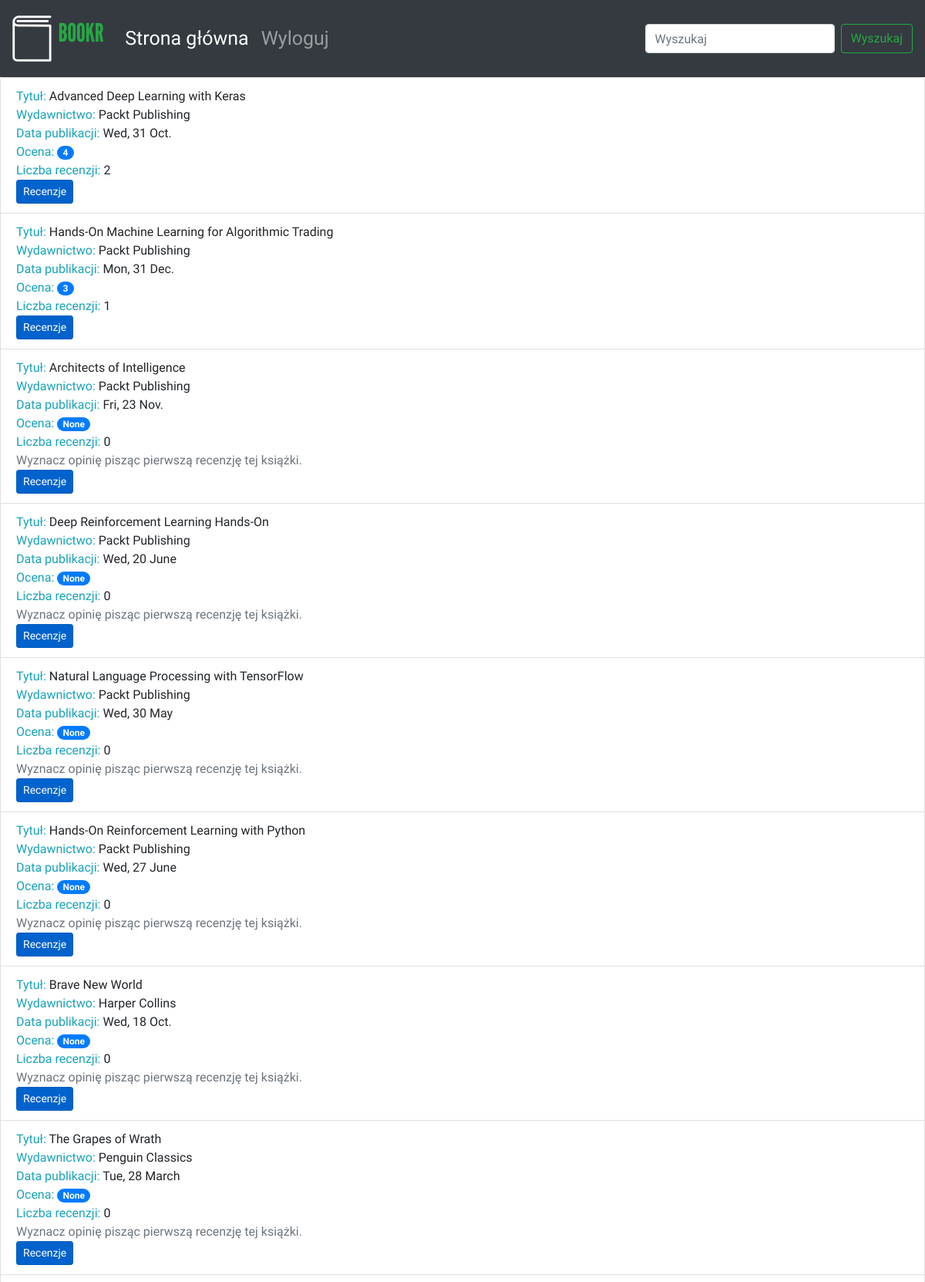
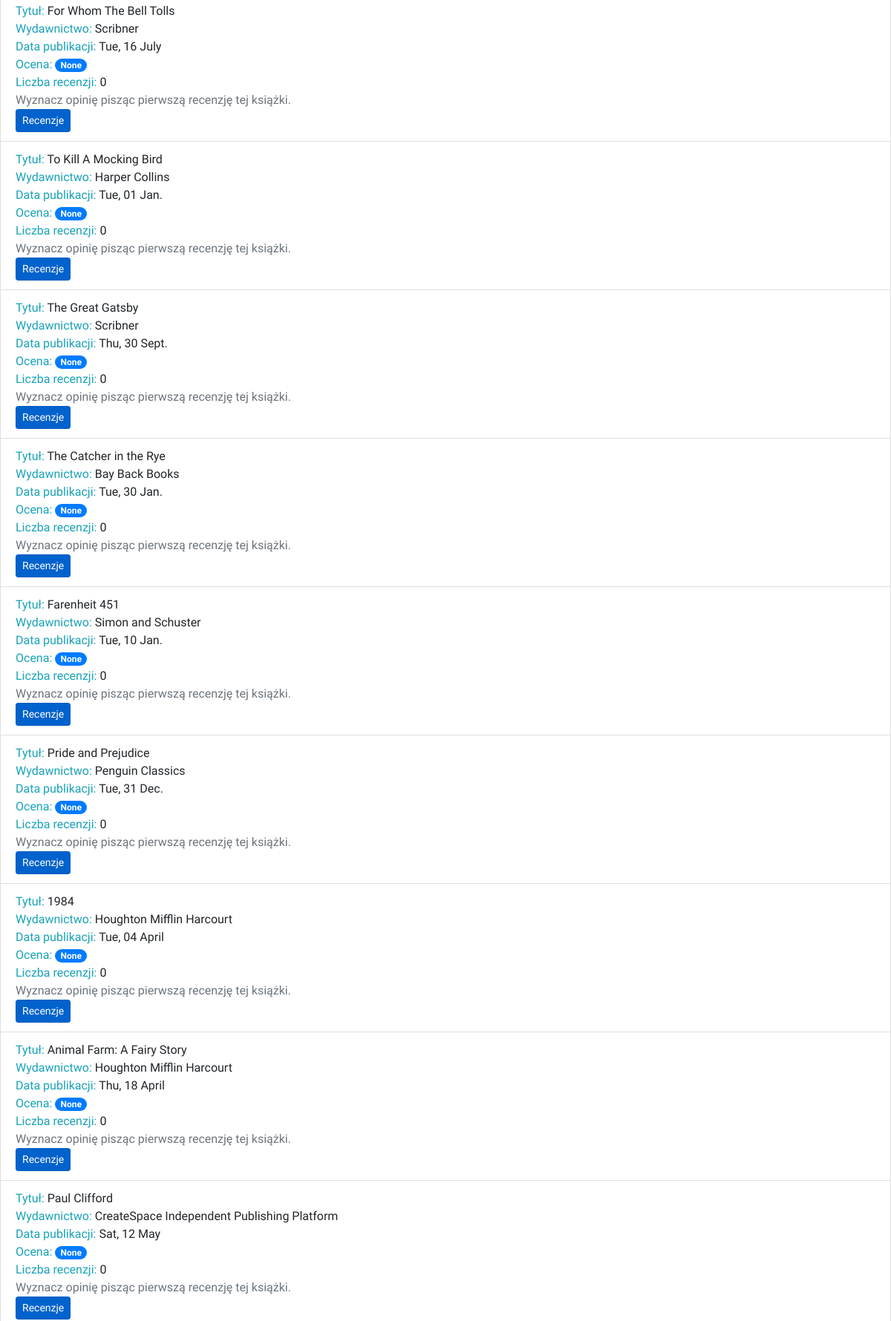
The page /books/ (upper part) on the database its author committed (2 pictures, top to bottom).
### reviews/models.py (models this page shows, shortened)
class Book(models.Model):
    title = models.CharField(max_length=70, help_text="Tytuł książki.")
    publication_date = models.DateField(verbose_name="Data publikacji książki.")
    isbn = models.CharField(max_length=20, verbose_name="Numer ISBN książki.")
    publisher = models.ForeignKey(Publisher, on_delete=models.CASCADE)
    contributors = models.ManyToManyField('Contributor', through="BookContributor")

class Publisher(models.Model):
    name = models.CharField(max_length=50, help_text="Nazwa wydawcy.")
    website = models.URLField(help_text="Witryna wydawcy.")
    email = models.EmailField(help_text="Adres e-mail wydawcy.")
    def __str__(self):
        return self.name

### reviews/views.py (the view)
# urls.py: path('books/', views.book_list, name='book_list'),
def book_list(request):
    books = Book.objects.all()
    book_list = []
    for book in books:
        reviews = book.review_set.all()
        if reviews:
            book_rating = average_rating([review.rating for review in reviews])
            number_of_reviews = len(reviews)
        else:
            book_rating = None
            number_of_reviews = 0
        book_list.append({'book': book,
                          'book_rating': book_rating,
                          'number_of_reviews': number_of_reviews})
        context = {
            'book_list': book_list
        }
    return render(request, 'book_list.html', context)

### reviews/utils.py (called while the page is built)
def average_rating(rating_list):
    if not rating_list:
        return 0
    return round(sum(rating_list) / len(rating_list))

### reviews/templates/book_list.html (shortened to what this page needs)
{% extends 'base.html' %}
{% block content %}
<ul class="list-group">
  {% for item in book_list %}
  <li class="list-group-item">
      <span class="text-info">Tytuł: </span> <span>{{ item.book.title }}</span>
      <br>
      <span class="text-info">Wydawnictwo: </span><span>{{ item.book.publisher }}</span>
      <br>
      <span class="text-info">Data publikacji: </span><span>{{ item.book.publication_date|date:'D, d N' }}</span>
      <br>
      <span class="text-info">Ocena: </span><span class="badge badge-primary badge-pill">{{ item.book_rating }}</span>
      <br>
      <span class="text-info">Liczba recenzji: </span><span>{{ item.number_of_reviews }}</span>
      <br>
      {% if not item.book_rating %}
      <span class="text-secondary">Wyznacz opinię pisząc pierwszą recenzję tej książki.</span>
      <br>
      {% endif %}
      <a class="btn btn-primary btn-sm active" role="button" href="{% url 'book_detail' item.book.pk %}">Recenzje</a></li>
  {% endfor %}
</ul>
{% endblock %}

### static/main.css (style rules this page uses)
body { font-family: 'Source Sans Pro', sans-serif; background-color: #e6efe8 color: #393939; }

### rows shown on the page
Book: book "Advanced Deep Learning with Keras", book.publisher "Packt Publishing", book.publication_date "Wed, 31 Oct.", book_rating "4", number_of_reviews "2"
Book: book "Hands-On Machine Learning for Algorithmic Trading", book.publisher "Packt Publishing", book.publication_date "Mon, 31 Dec.", book_rating "3", number_of_reviews "1"
Book: book "Architects of Intelligence", book.publisher "Packt Publishing", book.publication_date "Fri, 23 Nov.", book_rating "None", number_of_reviews "0", shows "Wyznacz opinię pisząc pierwszą recenzję tej książki."
Book: book "Deep Reinforcement Learning Hands-On", book.publisher "Packt Publishing", book.publication_date "Wed, 20 June", book_rating "None", number_of_reviews "0", shows "Wyznacz opinię pisząc pierwszą recenzję tej książki."
Book: book "Natural Language Processing with TensorFlow", book.publisher "Packt Publishing", book.publication_date "Wed, 30 May", book_rating "None", number_of_reviews "0", shows "Wyznacz opinię pisząc pierwszą recenzję tej książki."
Book: book "Hands-On Reinforcement Learning with Python", book.publisher "Packt Publishing", book.publication_date "Wed, 27 June", book_rating "None", number_of_reviews "0", shows "Wyznacz opinię pisząc pierwszą recenzję tej książki."
Book: book "Brave New World", book.publisher "Harper Collins", book.publication_date "Wed, 18 Oct.", book_rating "None", number_of_reviews "0", shows "Wyznacz opinię pisząc pierwszą recenzję tej książki."
Book: book "The Grapes of Wrath", book.publisher "Penguin Classics", book.publication_date "Tue, 28 March", book_rating "None", number_of_reviews "0", shows "Wyznacz opinię pisząc pierwszą recenzję tej książki."
Book: book "For Whom The Bell Tolls", book.publisher "Scribner", book.publication_date "Tue, 16 July", book_rating "None", number_of_reviews "0", shows "Wyznacz opinię pisząc pierwszą recenzję tej książki."
Book: book "To Kill A Mocking Bird", book.publisher "Harper Collins", book.publication_date "Tue, 01 Jan.", book_rating "None", number_of_reviews "0", shows "Wyznacz opinię pisząc pierwszą recenzję tej książki."
Book: book "The Great Gatsby", book.publisher "Scribner", book.publication_date "Thu, 30 Sept.", book_rating "None", number_of_reviews "0", shows "Wyznacz opinię pisząc pierwszą recenzję tej książki."
Book: book "The Catcher in the Rye", book.publisher "Bay Back Books", book.publication_date "Tue, 30 Jan.", book_rating "None", number_of_reviews "0", shows "Wyznacz opinię pisząc pierwszą recenzję tej książki."
Book: book "Farenheit 451", book.publisher "Simon and Schuster", book.publication_date "Tue, 10 Jan.", book_rating "None", number_of_reviews "0", shows "Wyznacz opinię pisząc pierwszą recenzję tej książki."
Book: book "Pride and Prejudice", book.publisher "Penguin Classics", book.publication_date "Tue, 31 Dec.", book_rating "None", number_of_reviews "0", shows "Wyznacz opinię pisząc pierwszą recenzję tej książki."
Book: book "1984", book.publisher "Houghton Mifflin Harcourt", book.publication_date "Tue, 04 April", book_rating "None", number_of_reviews "0", shows "Wyznacz opinię pisząc pierwszą recenzję tej książki."
Book: book "Animal Farm: A Fairy Story", book.publisher "Houghton Mifflin Harcourt", book.publication_date "Thu, 18 April", book_rating "None", number_of_reviews "0", shows "Wyznacz opinię pisząc pierwszą recenzję tej książki."
Book: book "Paul Clifford", book.publisher "CreateSpace Independent Publishing Platform", book.publication_date "Sat, 12 May", book_rating "None", number_of_reviews "0", shows "Wyznacz opinię pisząc pierwszą recenzję tej książki."
